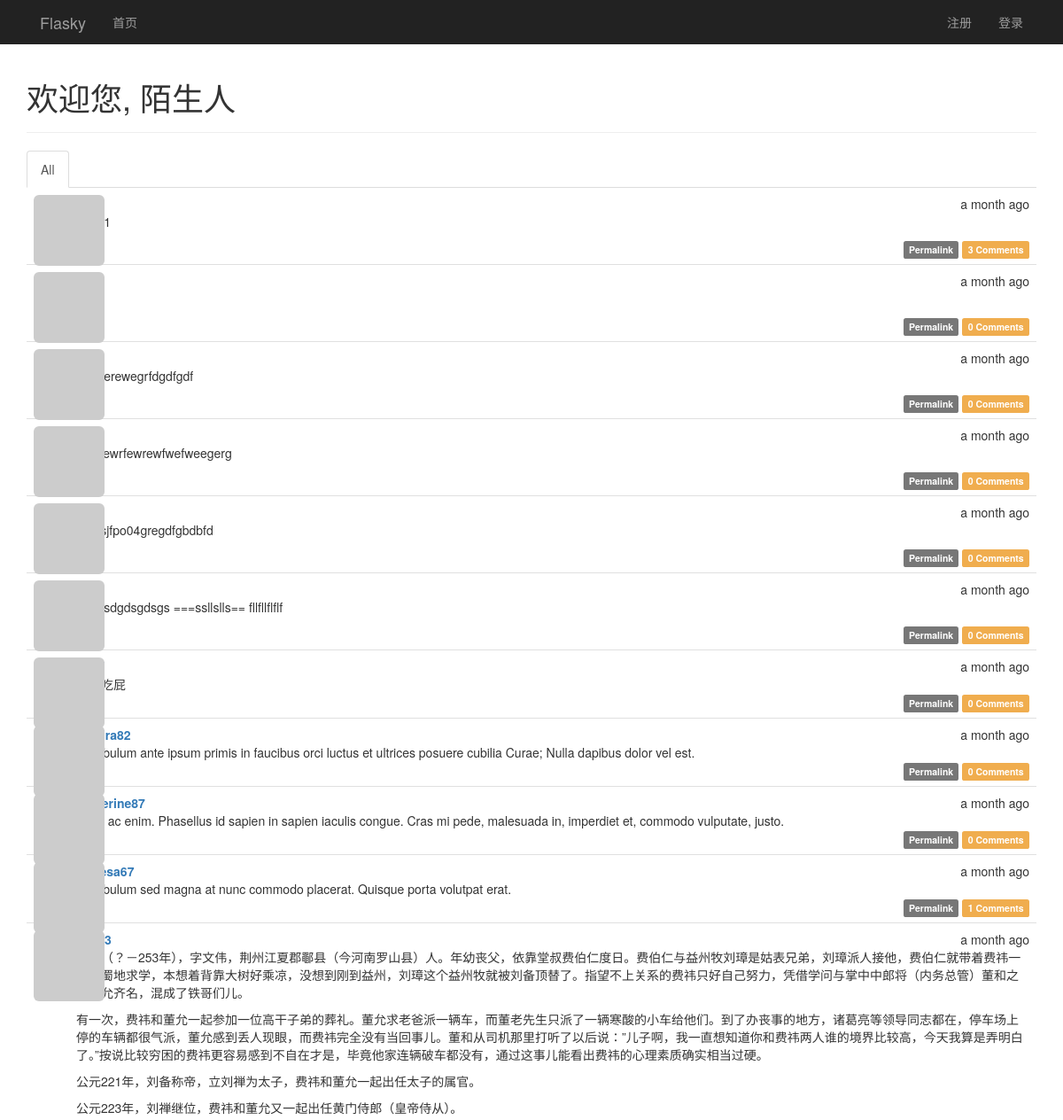
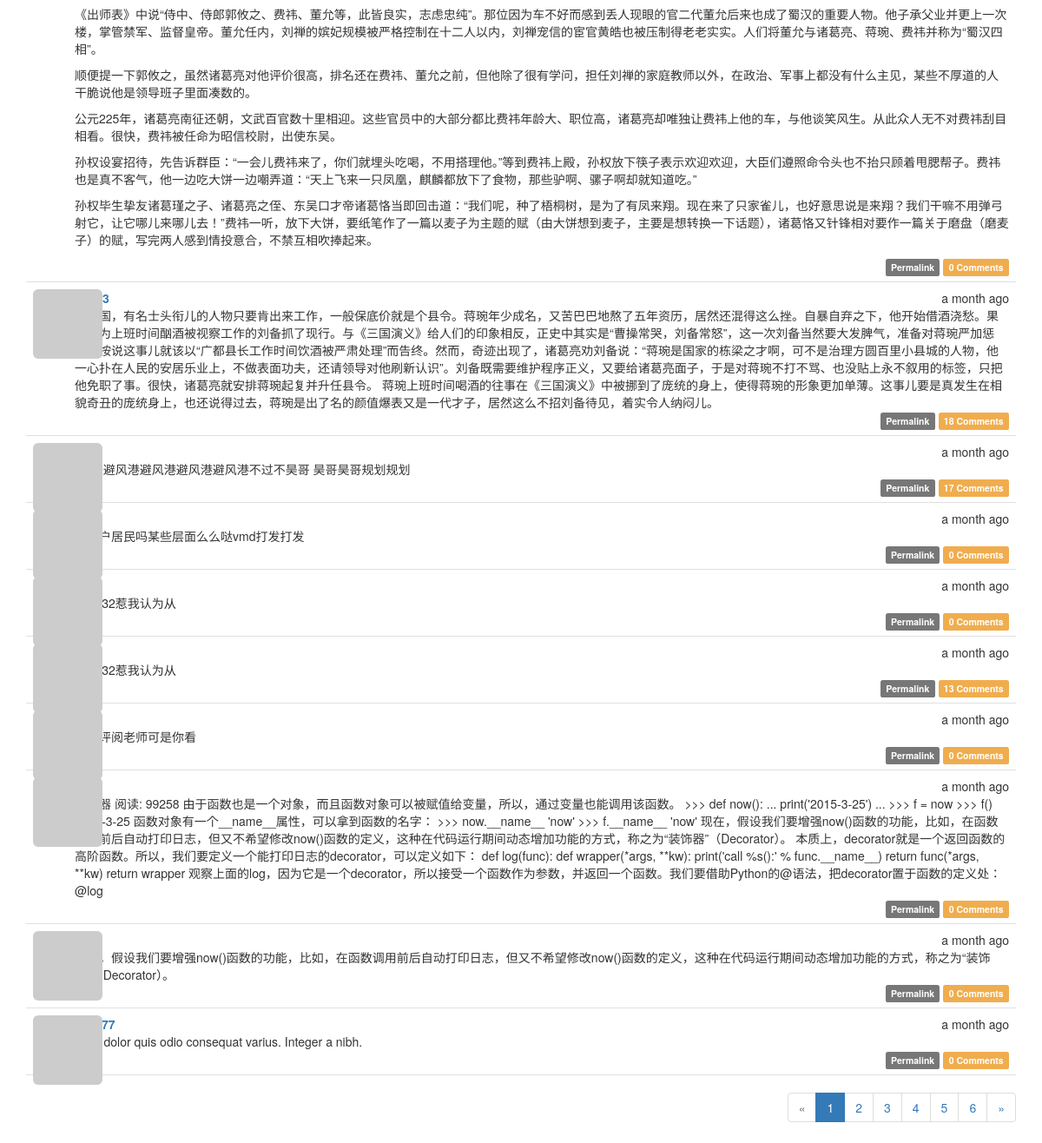
Before: / with the older database file (2 pictures, top to bottom).
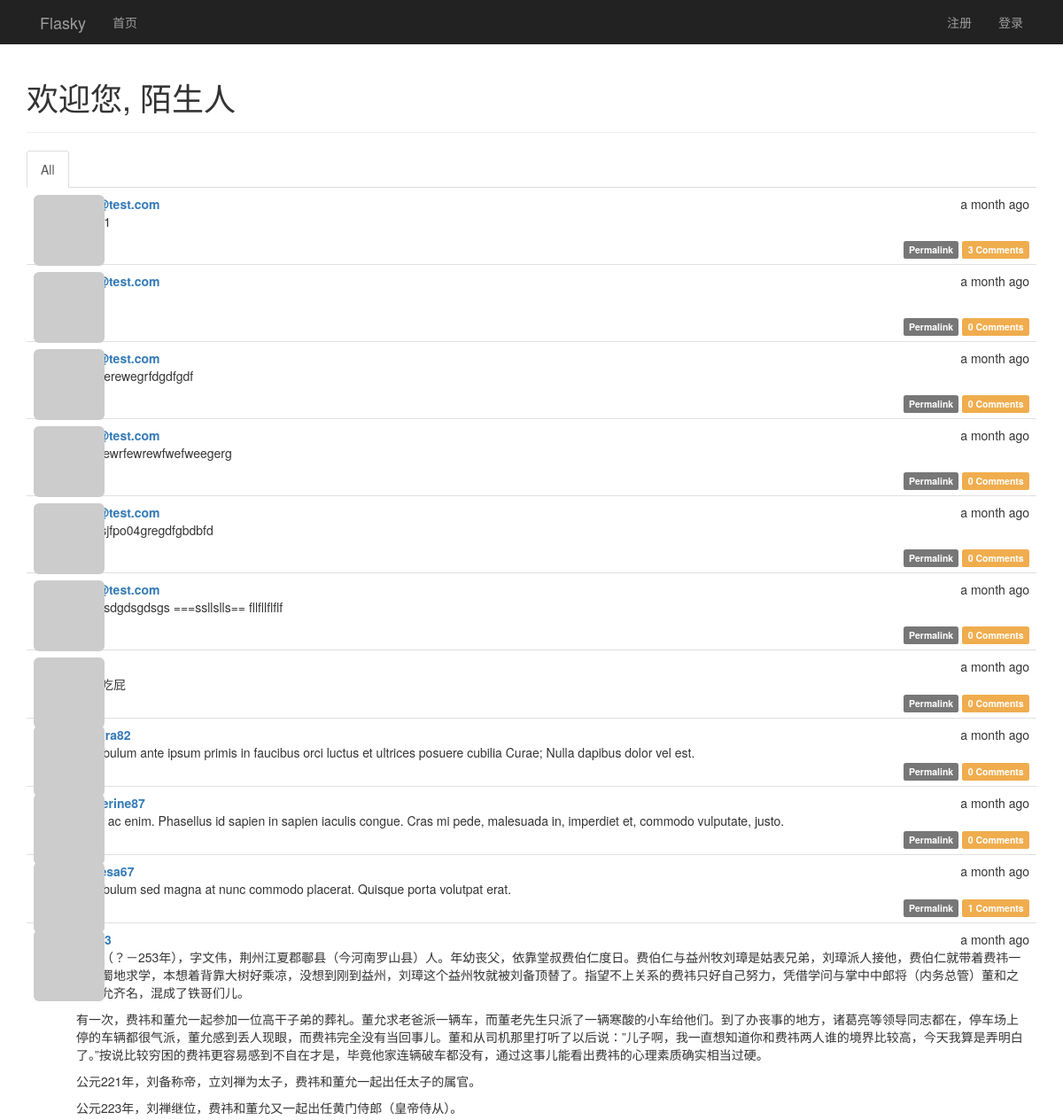
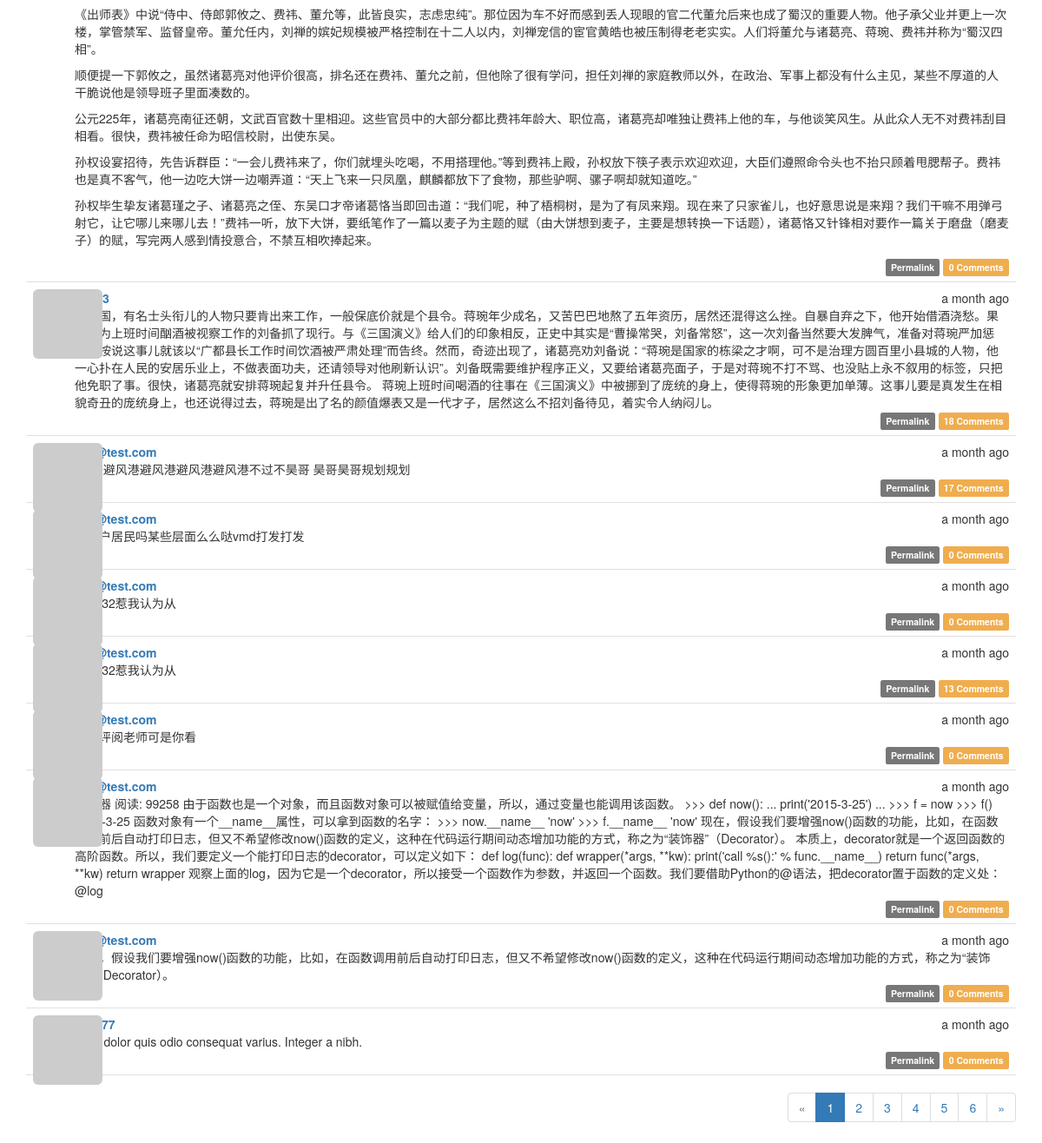
After: the same page with the newer database file (2 pictures, top to bottom).
### app/models.py (models this page shows, shortened)
class Post(db.Model):
    __tablename__ = 'posts'
    id = db.Column(db.Integer, primary_key=True)
    body = db.Column(db.Text)
    body_html = db.Column(db.Text)
    timestamp = db.Column(db.DateTime, index=True, default=datetime.utcnow)
    author_id = db.Column(db.Integer, db.ForeignKey('users.id'))
    comments = db.relationship('Comment', backref='post', lazy='dynamic')

class User(UserMixin, db.Model):
    __tablename__ = 'users'
    id = db.Column(db.Integer, primary_key=True)
    email = db.Column(db.String(64), unique=True, index=True)
    username = db.Column(db.String(64), unique=True, index=True)
    password_hash = db.Column(db.String(128))
    confirmed = db.Column(db.Boolean, default=False)
    role_id = db.Column(db.Integer, db.ForeignKey('roles.id'))
    name = db.Column(db.String(64))
    location = db.Column(db.String(64))
    about_me = db.Column(db.TEXT())
    member_since = db.Column(db.DateTime(), default=datetime.utcnow)
    last_seen = db.Column(db.DateTime(), default=datetime.utcnow)
    avatar_hash = db.Column(db.String(32))
    ''' 查询用户写的文章,SQL:
    SELECT
        posts.id AS posts_id,
        posts.body AS posts_body,
        posts.body_html AS posts_body_html,
        posts.timestamp AS posts_timestamp,
        posts.author_id AS posts_author_id
    FROM
        posts
    WHERE
        posts.author_id = 2
    '''
    posts = db.relationship('Post', backref='author', lazy='dynamic')
    """follower_id表示关注者， followed_id表示被关注者
        查询被关注者，select * from follows  LEFT JOIN users on follower_id = id where follower_id=2
    SELECT
        follows.follower_id AS follows_follower_id,
        follows.followed_id AS follows_followed_id,
        follows.timestamp AS follows_timestamp,
        users_1.id AS users_1_id,
        users_1.email AS users_1_email,
        users_1.username AS users_1_username,
        users_1.password_hash AS users_1_password_hash,
        users_1.confirmed AS users_1_confirmed,
        users_1.role_id AS users_1_role_id,
        users_1.name AS users_1_name,
        users_1.location AS users_1_location,
        users_1.about_me AS users_1_about_me,
        users_1.member_since AS users_1_member_since,
        users_1.last_seen AS users_1_last_seen,
        users_1.avatar_hash AS users_1_avatar_hash,
        users_2.id AS users_2_id,
        users_2.email AS users_2_email,
        users_2.username AS users_2_username,
        users_2.password_hash AS users_2_password_hash,
        users_2.confirmed AS users_2_confirmed,
        users_2.role_id AS users_2_role_id,
        users_2.name AS users_2_name,
        users_2.location AS users_2_location,
        users_2.about_me AS users_2_about_me,
        users_2.member_since AS users_2_member_since,
        users_2.last_seen AS users_2_last_seen,
        users_2.avatar_hash AS users_2_avatar_hash
    FROM
        follows
    LEFT OUTER JOIN users AS users_1 ON users_1.id = follows.follower_id
    LEFT OUTER JOIN users AS users_2 ON users_2.id = follows.followed_id
    WHERE
        follows.follower_id = 2;
    """
    followed = db.relationship('Follow', foreign_keys=[Follow.follower_id],
                               backref=db.backref('follower', lazy='joined'),
                               lazy='dynamic',
                               cascade='all, delete-orphan')
    """ 查询关注者， select * from follows  LEFT JOIN users on followed_id = id where followed_id=3
        users_1：关注者表
        users_2：被关注者表
    SELECT
        follows.follower_id AS follows_follower_id,
        follows.followed_id AS follows_followed_id,
        follows.timestamp AS follows_timestamp,
        users_1.id AS users_1_id,
        users_1.email AS users_1_email,
        users_1.username AS users_1_username,
        users_1.password_hash AS users_1_password_hash,
        users_1.confirmed AS users_1_confirmed,
        users_1.role_id AS users_1_role_id,
        users_1.name AS users_1_name,
        users_1.location AS users_1_location,
        users_1.about_me AS users_1_about_me,
        users_1.member_since AS users_1_member_since,
        users_1.last_seen AS users_1_last_seen,
        users_1.avatar_hash AS users_1_avatar_hash,
        users_2.id AS users_2_id,
        users_2.email AS users_2_email,
        users_2.username AS users_2_username,
        users_2.password_hash AS users_2_password_hash,
        users_2.confirmed AS users_2_confirmed,
        users_2.role_id AS users_2_role_id,
        users_2.name AS users_2_name,
        users_2.location AS users_2_location,
        users_2.about_me AS users_2_about_me,
        users_2.member_since AS users_2_member_since,
        users_2.last_seen AS users_2_last_seen,
        users_2.avatar_hash AS users_2_avatar_hash
    FROM
        follows
    LEFT OUTER JOIN users AS users_1 ON users_1.id = follows.follower_id
    LEFT OUTER JOIN users AS users_2 ON users_2.id = follows.followed_id
    WHERE
        follows.followed_id = 7;
    """
    followers = db.relationship('Follow', foreign_keys=[Follow.followed_id],
                                backref=db.backref('followed', lazy='joined'),
                                lazy='dynamic',
                                cascade='all, delete-orphan')
    comments = db.relationship('Comment', backref='author', lazy='dynamic')
    @property
    def password(self):
        raise AttributeError('password is not a readable attribute')
    def gravatar(self, size=100, default='identicon', rating='g'):
        if request.is_secure:
            url = 'https://secure.gravatar.com/avatar'
        else:
            url = 'http://s.gravatar.com/avatar'
        email_hash = self.avatar_hash or hashlib.md5(self.email.encode('utf-8')).hexdigest()
        return '{url}/{hash}?s={size}&d={default}&r={rating}'.format(
            url=url, hash=email_hash, size=size, default=default, rating=rating)

### app/main/views.py (the view)
@main.route('/', methods=['GET', 'POST'])
def index():
    form = PostForm()
    if current_user.can(Permission.WRITE_ARTICLES) and \
            form.validate_on_submit():
        post = Post(body=form.body.data,
                    author=current_user._get_current_object())
        db.session.add(post)
        return redirect(url_for('.index'))
    show_followed = False
    if current_user.is_authenticated:
        show_followed = bool(request.cookies.get('show_followed', ''))
    if show_followed:
        query = current_user.followed_posts
    else:
        query = Post.query
    page = request.args.get('page', 1, type=int)
    pagination = query.order_by(Post.timestamp.desc()).paginate(
        page, per_page=current_app.config['FLASK_POSTS_PER_PAGE'],
        error_out=False)
    posts = pagination.items
    return render_template('index.html', form=form, posts=posts, show_followed=show_followed, pagination=pagination)

### app/auth/views.py (called while the page is built)
@auth.before_app_request
def before_request():
    if current_user.is_authenticated:
        current_user.ping()
        if not current_user.confirmed \
                and request.endpoint[:5] != 'auth.' \
                and request.endpoint != 'static':
            return redirect(url_for('auth.unconfirmed'))

### app/main/__init__.py (called while the page is built)
@main.app_context_processor
def inject_permissions():
    return dict(Permission=Permission)

### app/models.py (called while the page is built)
    def can(self, permissions):
        return False

    def is_administrator(self):
        return False

### app/templates/index.html (shortened to what this page needs)
{% extends "base.html" %}
{% import "bootstrap/wtf.html" as wtf %}
{% import "_marcros.html" as macros %}
{% block page_content %}
<div class="page-header">
    <h1>欢迎您,
    {% if current_user.is_authenticated %}
        {{ current_user.username }}
    {% else %}
        陌生人
    {% endif %}
    </h1>
</div>
<div class="post-tabs">
    <ul class="nav nav-tabs">
        <li {% if not show_followed %} class="active" {% endif %}><a href="{{ url_for('.show_all') }}">All</a></li>
    </ul>
    {% include '_posts.html' %}
</div>
{% if pagination %}
<div class="pagination">
    {{ macros.pagination_widget(pagination, '.index') }}
</div>
{% endif %}
{% endblock %}

### app/templates/_posts.html (shortened to what this page needs)
<ul class="posts">
    {% for post in posts %}
    <li class="post">
        <div class="post-thumbnail">
            <a href="{{ url_for('.user', username=post.author.username) }}">
                <img class="img-rounded profile-thumbnail"
                     src="{{ post.author.gravatar(size=40) }}">
            </a>
        </div>
        <div class="post-content">
            <div class="post-date">{{ moment(post.timestamp).fromNow() }}</div>
            <div class="post-author">
                <a href="{{ url_for('.user', username=post.author.username) }}">
                    {{ post.author.username }}
                </a>
            </div>
            <div class="post-body">
                {% if post.body_html %}
                    {{ post.body_html | safe }}
                {% else %}
                    {{ post.body }}
                {% endif %}
            </div>
            <div class="post-footer">
                <a href="{{ url_for('.post', post_id=post.id) }}">
                    <span class="label label-default">Permalink</span>
                </a>
                <a href="{{ url_for('.post', post_id=post.id) }}#comments">
                    <span class="label label-warning">
                        {{ post.comments.count() }} Comments
                    </span>
                </a>
            </div>
        </div>
    </li>
    {% endfor %}
</ul>

Changed rows visible on the page:
changed through a linked row, Post (number 1 of 20 on the later page): author.username (not shown) → "123@test.com"
changed through a linked row, Post (number 2 of 20 on the later page): author.username (not shown) → "123@test.com"
changed through a linked row, Post "2224erewegrfdgdfgdf": author.username (not shown) → "123@test.com"
changed through a linked row, Post "24wrewrfewrewfwefweegerg": author.username (not shown) → "123@test.com"
changed through a linked row, Post "dfg;;sjfpo04gregdfgbdbfd": author.username (not shown) → "123@test.com"
changed through a linked row, Post "235gsdgdsgdsgs ===ssllslls== fllfllflflf": author.username (not shown) → "123@test.com"
changed through a linked row, Post "r恶搞避风港避风港避风港避风港不过不昊哥 昊哥昊哥规划规划": author.username (not shown) → "123@test.com"
changed through a linked row, Post "月娥户居民吗某些层面么么哒vmd打发打发": author.username (not shown) → "123@test.com"
changed through a linked row, Post (number 15 of 20 on the later page): author.username (not shown) → "123@test.com"
changed through a linked row, Post (number 16 of 20 on the later page): author.username (not shown) → "123@test.com"
changed through a linked row, Post "发表评阅老师可是你看": author.username (not shown) → "123@test.com"
changed through a linked row, Post (number 18 of 20 on the later page): author.username (not shown) → "123@test.com"
changed through a linked row, Post (number 19 of 20 on the later page): author.username (not shown) → "123@test.com"
